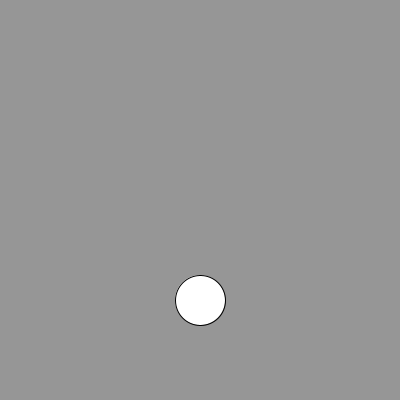
Frame 1 (no input)
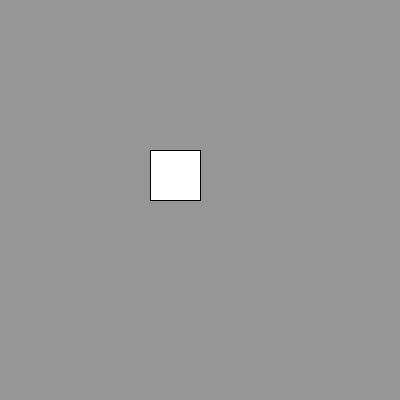
Frame 60 (the mouse pressed at the canvas centre just before this capture)
Frame 120 (the mouse held since frame 60 and released just before this capture): identical to frame 1, image omitted

The Processing sketch that drew these frames (run headless with seeded random() and noise(); from frame 60 on, the mouse is pressed at the canvas centre):

// Processing sketch: lista4_q12
// ── lista4_q12.pde
int figura;

void setup(){
  size(400, 400);
  frameRate(10);
  
}

void draw(){
  background(150);
  
  if(frameRate > 1){
    figura = (int)random (1, 4);
  
  switch(figura){
    case 1:
    rect(150, 150, 50, 50);
    break;
    case 2:
    ellipse(200, 300, 50, 50);
    break;
    case 3:
    triangle(30, 75, 58, 20, 86, 75);
  }
  }
  
  println(frameRate);
  
}
